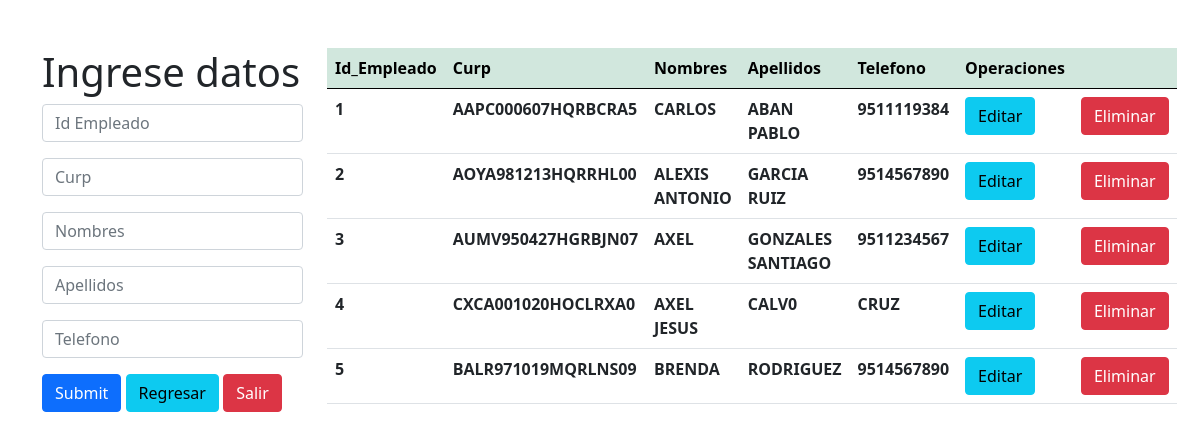
The page /empleado/empleado.php (signed in) on the database its author committed.
### tables this page shows
CREATE TABLE `empleado` (
  `Id_Empleado` int(11) NOT NULL,
  `curp` varchar(18) NOT NULL,
  `nombres` varchar(50) NOT NULL,
  `apellidos` varchar(50) NOT NULL,
  `Telefono` varchar(10) NOT NULL
);

### empleado/empleado.php (the view, shortened to what this page needs)
<?php
if (isset($_SESSION['Id_Usuario']) && isset($_SESSION['nombre'])) {
 ?>
<?php
    $con=conectar();
    $sql="SELECT *  FROM empleado";
    $query=mysqli_query($con,$sql);
?>
<!DOCTYPE html>
<html lang="en">
    <head>
        <link href="https://cdn.jsdelivr.net/npm/bootstrap@5.0.0-beta1/dist/css/bootstrap.min.css" rel="stylesheet">
    </head>
    <body>
            <div class="container mt-5">
                    <div class="row">
                        <div class="col-md-3">
                            <h1>Ingrese datos</h1>
                                <form action="insertar.php" method="POST">
                                    <input type="text" class="form-control mb-3" name="Id_Empleado" placeholder="Id Empleado">
                                    <input type="text" class="form-control mb-3" name="curp" placeholder="Curp">
                                    <input type="text" class="form-control mb-3" name="nombres" placeholder="Nombres">
                                    <input type="text" class="form-control mb-3" name="apellidos" placeholder="Apellidos">
                                    <input type="text" class="form-control mb-3" name="Telefono" placeholder="Telefono">
                                    <input type="submit" class="btn btn-primary">
                                    <a href="../menu.php" class="btn btn-info">Regresar</a>
                                    <a href="../logout.php" class="btn btn-danger">Salir</a>
                                </form>
                        </div>
                        <div class="col-md-8">
                            <table class="table" >
                                <thead class="table-success table-striped" >
                                    <tr>
                                        <th>Id_Empleado</th>
                                        <th>Curp</th>
                                        <th>Nombres</th>
                                        <th>Apellidos</th>
                                        <th>Telefono</th>
                                        <th>Operaciones</th>
                                        <th></th>
                                    </tr>
                                </thead>
                                <tbody>
                                        <?php
                                            while($row=mysqli_fetch_array($query)){
                                        ?>
                                            <tr>
                                                <th><?php  echo $row['Id_Empleado']?></th>
                                                <th><?php  echo $row['curp']?></th>
                                                <th><?php  echo $row['nombres']?></th>
                                                <th><?php  echo $row['apellidos']?></th>
                                                <th><?php  echo $row['Telefono']?></th>
                                                <th><a href="actualizar.php?id=<?php echo $row['Id_Empleado'] ?>" class="btn btn-info">Editar</a></th>
                                                <th><a href="delete.php?id=<?php echo $row['Id_Empleado'] ?>" class="btn btn-danger">Eliminar</a></th>
                                            </tr>
                                        <?php
                                            }
                                        ?>
                                </tbody>
                            </table>
                        </div>
                    </div>
            </div>
    </body>
</html>
<?php
}else{
     header("Location: ../index.php");
     exit();
}
 ?>

### rows shown on the page
empleado: Id_Empleado "1", curp "AAPC000607HQRBCRA5", nombres "CARLOS", apellidos "ABAN PABLO", Telefono "9511119384"
empleado: Id_Empleado "2", curp "AOYA981213HQRRHL00", nombres "ALEXIS ANTONIO", apellidos "GARCIA RUIZ", Telefono "9514567890"
empleado: Id_Empleado "3", curp "AUMV950427HGRBJN07", nombres "AXEL", apellidos "GONZALES SANTIAGO", Telefono "9511234567"
empleado: Id_Empleado "4", curp "CXCA001020HOCLRXA0", nombres "AXEL JESUS", apellidos "CALV0", Telefono "CRUZ"
empleado: Id_Empleado "5", curp "BALR971019MQRLNS09", nombres "BRENDA", apellidos "RODRIGUEZ", Telefono "9514567890"
